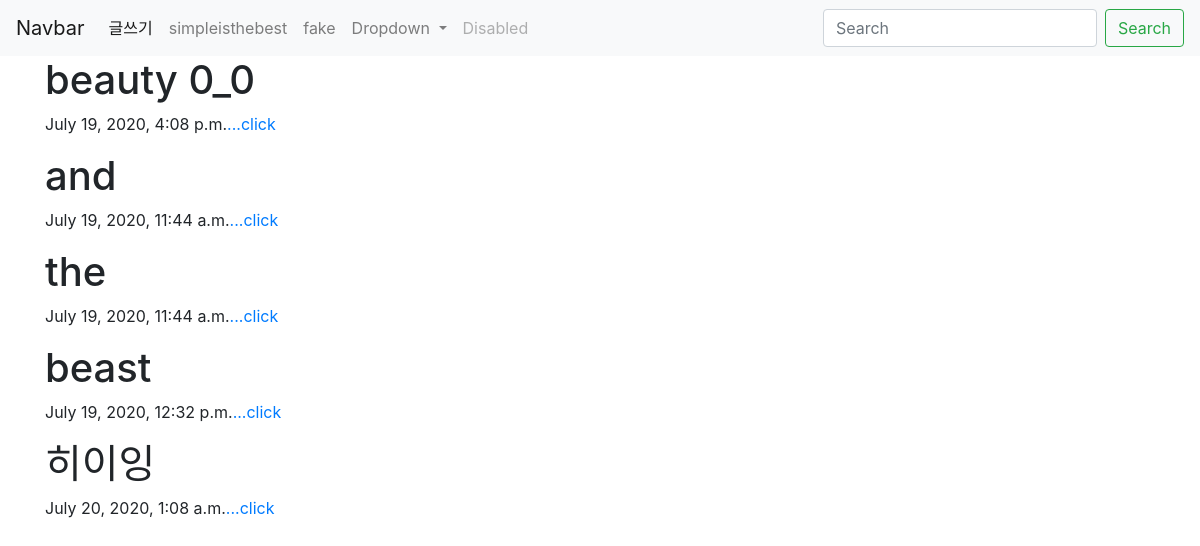
Before: /blog/simple/ with the older database file.
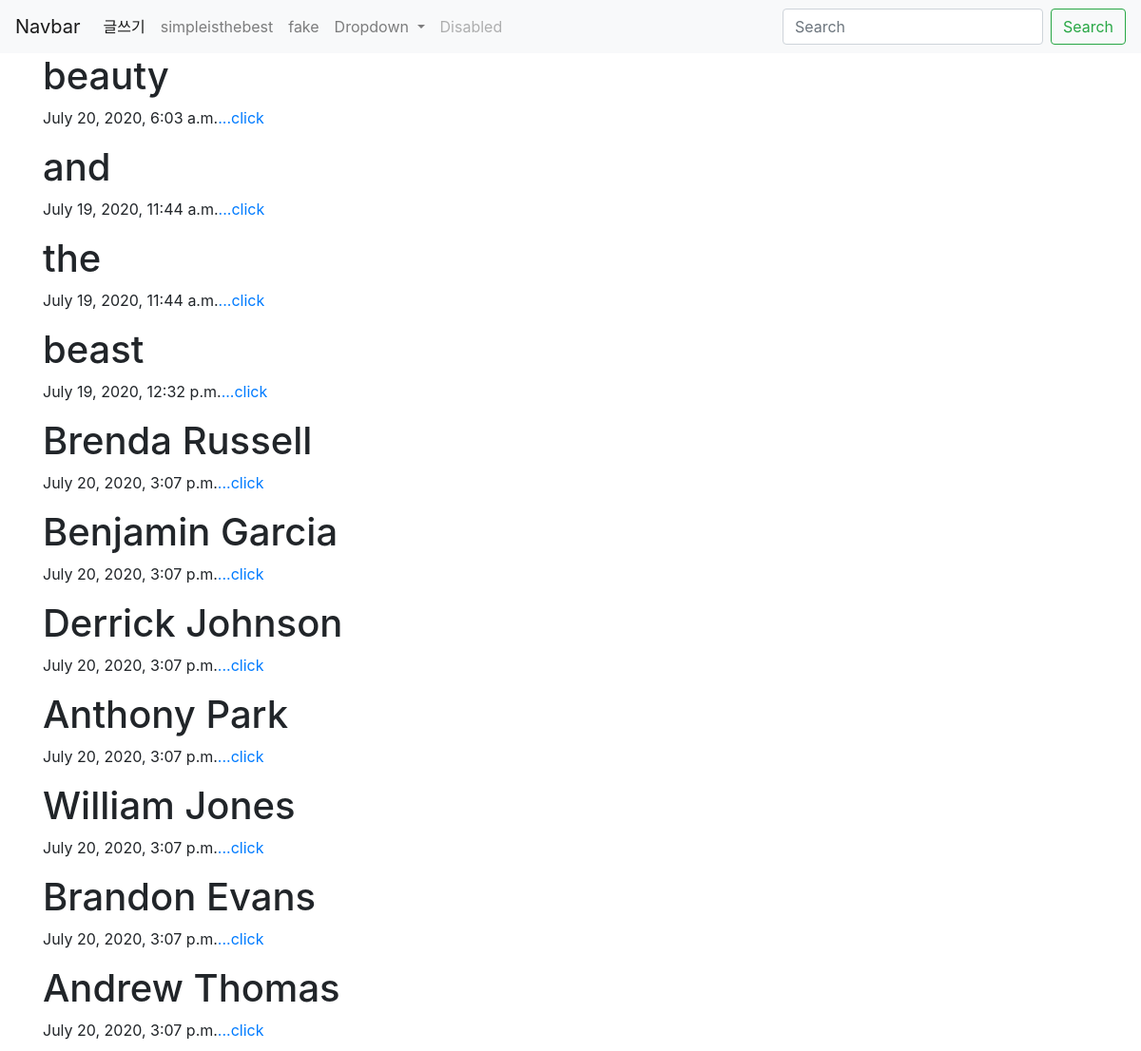
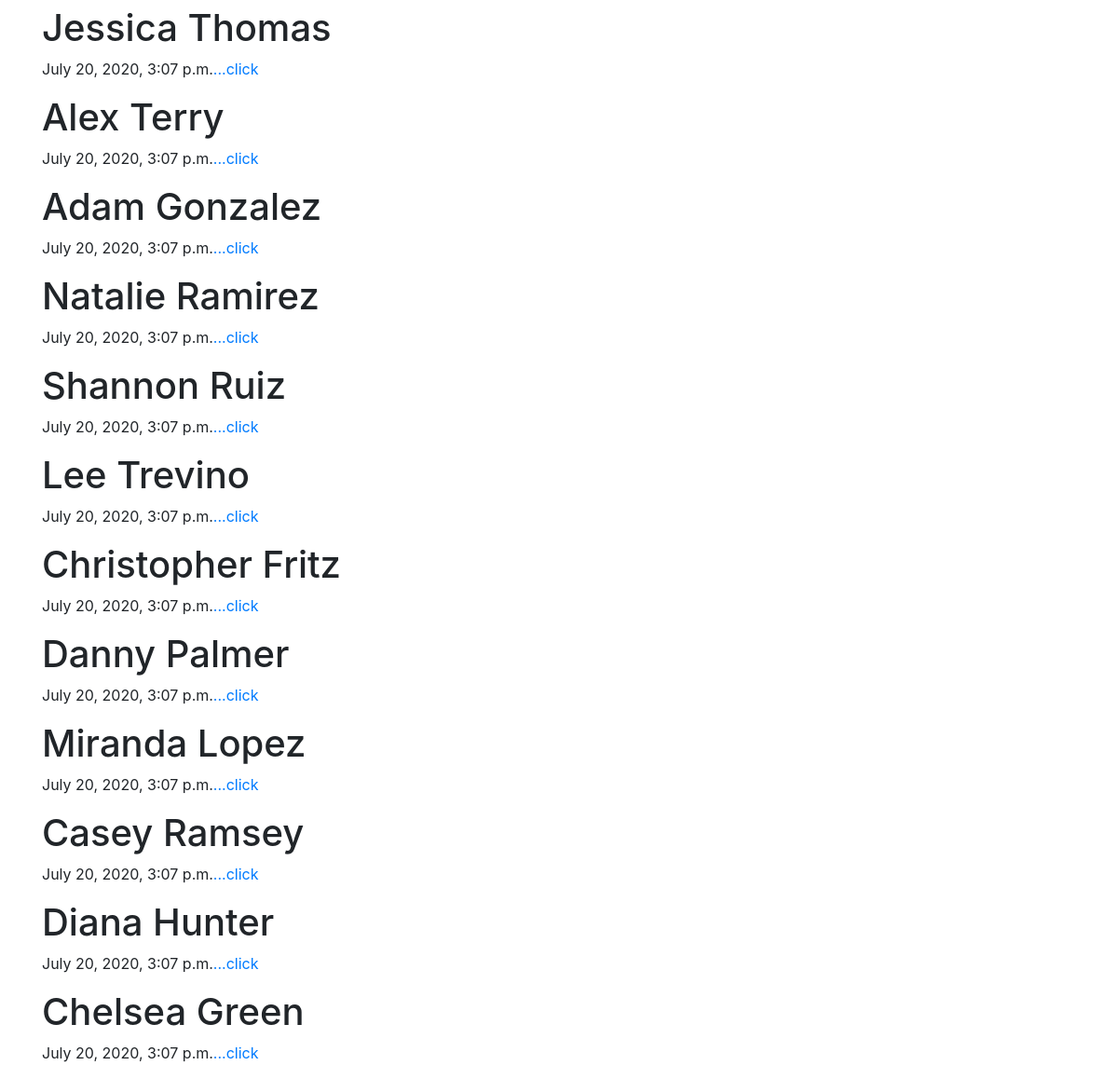
After: the same page with the newer database file (2 pictures, top to bottom).
### blog/models.py (models this page shows, shortened)
class Blog(models.Model):
    title = models.CharField(max_length=200)
    pub_date = models.DateTimeField('date published')
    body = models.TextField()

### blog/views.py (the view)
# urls.py: path('simple/', views.simple, name='simple'),
def simple(request):
    blogs = Blog.objects
    return render(request, 'simple.html', {'blogs': blogs})

### blog/templates/simple.html
{% extends 'base.html' %}
{% block content %}
  {% for blog in blogs.all %}
  <div>
    <h1>{{ blog.title }}</h1>
    <p>{{ blog.pub_date  }}<a href="{% url 'detail' blog.id %}">...click</a></p>
  </div>
  {% endfor %}
{% endblock %}

### myproject/templates/base.html (shortened to what this page needs)
<head>
<link rel="stylesheet" href="https://stackpath.bootstrapcdn.com/bootstrap/4.5.0/css/bootstrap.min.css">
</head>
<body>
    <nav class="navbar navbar-expand-lg navbar-light bg-light">
        <a class="navbar-brand" href="{% url 'blog' %}">Navbar</a>
        <div class="collapse navbar-collapse" id="navbarSupportedContent">
          <ul class="navbar-nav mr-auto">
            <li class="nav-item active">
              <a class="nav-link" href="{% url 'new' %}">글쓰기 <span class="sr-only">(current)</span></a>
            </li>
            <li class="nav-item">
              <a class="nav-link" href="{% url 'simple' %}">simpleisthebest</a>
            </li>
            <li class="nav-item">
              <a class="nav-link" href="{% url 'fake' %}">fake</a>
            </li>
            <li class="nav-item dropdown">
              <a class="nav-link dropdown-toggle" href="#" id="navbarDropdown" role="button" data-toggle="dropdown" aria-haspopup="true" aria-expanded="false">
                Dropdown
              </a>
            </li>
            <li class="nav-item">
              <a class="nav-link disabled" href="#" tabindex="-1" aria-disabled="true">Disabled</a>
            </li>
          </ul>
          <form class="form-inline my-2 my-lg-0">
            <input class="form-control mr-sm-2" type="search" placeholder="Search" aria-label="Search">
            <button class="btn btn-outline-success my-2 my-sm-0" type="submit">Search</button>
          </form>
        </div>
      </nav>
      <div class="container">
          {% block content %}
          {% endblock %}
      </div>
</body>

Changed rows visible on the page:
removed Blog: title "히이잉", pub_date "July 20, 2020, 1:08 a.m."
changed Blog: title "beauty 0_0" → "beauty"; pub_date "July 19, 2020, 4:08 p.m." → "July 20, 2020, 6:03 a.m."
added Blog: title "Brenda Russell", pub_date "July 20, 2020, 3:07 p.m."
added Blog: title "Benjamin Garcia", pub_date "July 20, 2020, 3:07 p.m."
added Blog: title "Derrick Johnson", pub_date "July 20, 2020, 3:07 p.m."
added Blog: title "Anthony Park", pub_date "July 20, 2020, 3:07 p.m."
added Blog: title "William Jones", pub_date "July 20, 2020, 3:07 p.m."
added Blog: title "Brandon Evans", pub_date "July 20, 2020, 3:07 p.m."
added Blog: title "Andrew Thomas", pub_date "July 20, 2020, 3:07 p.m."
added Blog: title "Jessica Thomas", pub_date "July 20, 2020, 3:07 p.m."
added Blog: title "Alex Terry", pub_date "July 20, 2020, 3:07 p.m."
added Blog: title "Adam Gonzalez", pub_date "July 20, 2020, 3:07 p.m."
added Blog: title "Natalie Ramirez", pub_date "July 20, 2020, 3:07 p.m."
added Blog: title "Shannon Ruiz", pub_date "July 20, 2020, 3:07 p.m."
added Blog: title "Lee Trevino", pub_date "July 20, 2020, 3:07 p.m."
added Blog: title "Christopher Fritz", pub_date "July 20, 2020, 3:07 p.m."
added Blog: title "Danny Palmer", pub_date "July 20, 2020, 3:07 p.m."
added Blog: title "Miranda Lopez", pub_date "July 20, 2020, 3:07 p.m."
added Blog: title "Casey Ramsey", pub_date "July 20, 2020, 3:07 p.m."
added Blog: title "Diana Hunter", pub_date "July 20, 2020, 3:07 p.m."
added Blog: title "Chelsea Green", pub_date "July 20, 2020, 3:07 p.m."
